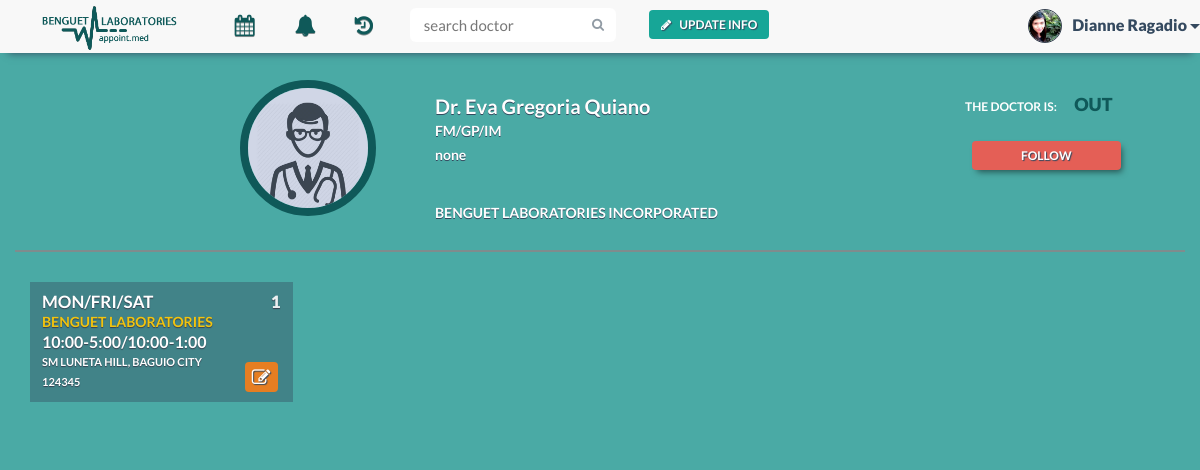
The page /doctor.php?id=6aa29f6 (signed in) on the database its author committed.
### tables this page shows
CREATE TABLE IF NOT EXISTS `patient` (
  `patient_id` varchar(30) NOT NULL,
  `patient_name` varchar(30) NOT NULL,
  `patient_contact` varchar(20) NOT NULL,
  `birthdate` date NOT NULL,
  `email` varchar(30) NOT NULL,
  `username` varchar(30) NOT NULL,
  `occupation` text,
  PRIMARY KEY (`patient_id`),
  KEY `username` (`username`)
);

CREATE TABLE IF NOT EXISTS `doctor` (
  `doctor_id` varchar(30) NOT NULL,
  `doctor_name` varchar(30) NOT NULL,
  `specialization` text NOT NULL,
  `doctor_status` enum('In','Out','Break') NOT NULL,
  `email` varchar(30) NOT NULL,
  `username` varchar(30) NOT NULL,
  PRIMARY KEY (`doctor_id`),
  KEY `username` (`username`)
);

CREATE TABLE IF NOT EXISTS `clinic_schedule` (
  `clinic_id` int(30) NOT NULL,
  `doctor_id` varchar(30) NOT NULL,
  `time` varchar(40) NOT NULL,
  `days` varchar(30) NOT NULL,
  `room_number` varchar(30) NOT NULL,
  PRIMARY KEY (`clinic_id`,`doctor_id`),
  KEY `doctor_id` (`doctor_id`)
);

CREATE TABLE IF NOT EXISTS `clinic` (
  `clinic_id` int(30) NOT NULL AUTO_INCREMENT,
  `clinic_location` varchar(200) NOT NULL,
  `clinic_name` varchar(50) NOT NULL,
  `clinic_contact` text NOT NULL,
  `doctor_id` varchar(30) NOT NULL,
  `cut_off_no` int(30) NOT NULL,
  PRIMARY KEY (`clinic_id`),
  KEY `doctor_id` (`doctor_id`)
);

### doctor.php (the view, shortened to what this page needs)
<!DOCTYPE html>
<html lang="en">
    <?php
    include 'include/head.php';
    include 'connectdatabase.php';
    ?>
    <body>
        <div class="container">
            <?php
            if (isset($_SESSION['loggedIn']) && isset($_SESSION['account_type']) && isset($_SESSION['username'])) {
                $username = $_SESSION['username'];
            }else {
                header("location: index.php");
                die();
            }
            $doctor_id = mysqli_real_escape_string($con, $_GET['id']);
            $result = mysqli_query($con, "SELECT * FROM patient WHERE username LIKE '$username'");
            $row = mysqli_fetch_array($result);
            $patient_id = $row['patient_id'];
            $patient_n = $row['patient_name'];
            $c_result = mysqli_query($con, "SELECT * FROM clinic NATURAL JOIN clinic_schedule WHERE doctor_id LIKE '$doctor_id'");
            $result = mysqli_query($con, "SELECT * FROM doctor WHERE doctor_id LIKE '$doctor_id'");
            $d_row = mysqli_fetch_array($result);
            ?>
            <?php
            include 'include/pt-nav-start.php';
            ?>
            <ul class="nav navbar-nav">
                <li class="dropdown tooltip-bottom" data-tooltip="Appointments">
                    <a href="#" class="dropdown-toggle" data-toggle="dropdown" role="button" aria-expanded="false"><i class="fa fa-calendar fa-lg"></i>Appointments<span class="caret"></span></a>
                </li>
                <li class="tooltip-bottom" data-tooltip="Notifications">
                    <a href="notifications.php">
                        <i class="fa fa-bell fa-lg">
                        </i>Notifications
                    </a>
                </li>
                <li class="dropdown tooltip-bottom" data-tooltip="History">
                    <a href="#" class="dropdown-toggle" data-toggle="dropdown" role="button" aria-expanded="false"><i class="fa fa-history fa-lg"></i>History<span class="caret"></span></a>
                </li>
                <?php
                include 'include/pt-nav-end.php';
                ?>
                <div class="container-fluid" id="doctor-info">
                    <div class="row">
                        <div class="col-xs-12 col-md-2 col-md-offset-2 doctor-photo">
                            <img class="img-responsive" src="img/profile/<?php
                                $file = "img/profile/" . $doctor_id . ".jpg";
                                if (file_exists($file)) {
                                    echo $doctor_id;
                                } else {
                                    echo 'profile';
                                }
                                ?>.jpg">
                        </div>
                        <div class="col-xs-12 col-md-5 user-md">
                            <div class="result d-info">
                                <h1>Dr. <?php echo ($d_row['doctor_name']); ?></h1>
                                <p><?php echo $d_row['specialization']; ?></p>
                                <p class="email"><?php echo $d_row['email']; ?></p>
                                <br/>
                                <p>Benguet Laboratories Incorporated</p>
                            </div>
                        </div>
                        <div class="col-xs-12 col-md-3 text-center">
                            <div class="d-info">
                                <ul>
                                    <li class="doc-status">The Doctor is: <span><?php echo($d_row['doctor_status']); ?></span></li>
                                </ul>
                            <?php
                            $sql = mysqli_query($con, "SELECT * FROM subscribe WHERE patient_id LIKE '$patient_id' AND doctor_id LIKE '$doctor_id'") or die(mysqli_error());
                            if (mysqli_num_rows($sql) == 0) {
                                echo '<form action="subscribe.php" method="post" class="subs">';
                                echo '<input type="submit" class="btn btn-default red-btn btn-noborder subscribeUnsubscribe" name="subs" value="Follow">';
                                echo '</form> ';
                            }
                            ?>
                            </div>
                        </div>
                    </div>
                </div>
                <div class="container-fluid" id="clinics">
                    <div class="row">
                        <?php
                        $count = 0;
                        while ($c_row = mysqli_fetch_array($c_result)) {
                            $count++;
                            echo '<div class="col-xs-12 col-md-3">';
                            echo '<div class="clinic-box">';
                            echo '<p class="clinic-days">' . $c_row['days'] . '<span>' . $count . '</span></p>';
                            echo '<p class="clinic-name">' . $c_row['clinic_name'] . '</p>';
                            echo '<p class="clinic-times">' . $c_row['time'] . '</p>';
                            echo '<p class="clinic-info">' . $c_row['clinic_location'] . '</p>';
                            echo '<p class="clinic-info">' . $c_row['clinic_contact'] . '</p>';
                            echo ' <button type="button" class="btn btn-default clinic create-btn btn-noborder tooltip-bottom" data-tooltip="create appointment" data-toggle="modal" data-target=".bs-example-modal-sm" data-id="' . $c_row['clinic_id'] . '">
                            <i class="fa fa-edit fa-lg"></i></button>';
                            echo '</div>';
                            echo '</div>';
                        }
                        ?>
                    </div>
                </div>
        </div>
    </body>
</html>

### include/pt-nav-end.php (shortened to what this page needs)
                <li class="nav-button navbar-right">
                    <button type="button" class="btn btn-default btn-noborder green-btn nav-modal-button" data-toggle="modal" data-target=".bs-pt-edit-profile-modal-lg" data-id="'.$appointment_id.'" data-patient-id="'.$patient_id.'">
                    <i class="fa fa-pencil"></i>Update Info</button>
                </li>
                <form class="navbar-form navbar-right" method="post" role="search" action="search.php">
                    <div class="input-group search-bar">
                        <input type="text" class="form-control" name="search" placeholder="search doctor" id="inputSearch">
                        <span class="input-group-btn">
                            <button type="submit" class="btn"><i class="fa fa-search"></i></button>
                        </span>
                    </div>
                </form>
            </ul>
            <ul class="nav navbar-nav navbar-right signedin">
                <div class="btn-group navbar-right tooltip-bottom" data-tooltip="You">
                    <button type="button" class="btn btn-default btn-lg btn-noborder dropdown-toggle" data-toggle="dropdown" aria-expanded="false">
                        <div class="signedin-photo">
                            <img src="img/profile/<?php
                            $file = "img/profile/" . $patient_id . ".jpg";
                            if (file_exists($file)) {
                                echo $patient_id;
                            } else {
                                echo 'profile_avatar';
                            }
                            ?>.jpg" class="img-responsive">
                        </div>
            <?php echo $patient_n ?>
                        <span class="caret"></span>
                    </button>
                </div>
            </ul>
        </div>
    </div>
</nav>

### css/tooltip.css (style rules this page uses)
[data-tooltip], .tooltip { position: relative; cursor: pointer; }
[data-tooltip]:before, [data-tooltip]:after, .tooltip:before, .tooltip:after { position: absolute; visibility: hidden; -ms-filter: "progid:DXImageTransform.Microsoft.Alpha(Opacity=0)"; filter: progid:DXImageTransform.Microsoft.Alpha(Opacity=0); opacity: 0; -webkit-transition: opacity 0.2s ease-in-out, visibility 0.2s ease-in-out, -webkit-transform 0.2s cubic-bezier(0.71, 1.7, 0.77, 1.24); -moz-transition: opacity 0.2s ease-in-out, visibility 0.2s ease-in-out, -moz-transform 0.2s cubic-bezier(0.71, 1.7, 0.77, 1.24); transition: opacity 0.2s ease-in-out, visibility 0.2s ease-in-out, transform 0.2s cubic-bezier(0.71, 1.7, 0.77, 1.24); -webkit-transform: translate3d(0, 0, 0); -moz-transform: translate3d(0, 0, 0); transform: translate3d(0, 0, 0); pointer-events: none; }
.tooltip:before, [data-tooltip]:before { z-index: 1001; border: 6px solid transparent; background: transparent; content: ""; }
.tooltip:after, [data-tooltip]:after { z-index: 1002; padding: 8px; min-width: 120px; background-color: #000; background-color: hsla(0, 0%, 20%, 0.9); color: #fff; content: attr(data-tooltip); font-size: 14px; line-height: 1.2; text-align: center; }
[data-tooltip]:before, [data-tooltip]:after, .tooltip:before, .tooltip:after, .tooltip-top:before, .tooltip-top:after { bottom: 100%; left: 50%; }
[data-tooltip]:before, .tooltip:before, .tooltip-top:before { margin-left: -6px; margin-bottom: -12px; border-top-color: #000; border-top-color: hsla(0, 0%, 20%, 0.9); }
[data-tooltip]:after, .tooltip:after, .tooltip-top:after { margin-left: -60px; }
.tooltip-bottom:before, .tooltip-bottom:after { top: 100%; bottom: auto; left: 50%; }
.tooltip-bottom:before { margin-top: -12px; margin-bottom: 0; border-top-color: transparent; border-bottom-color: #000; border-bottom-color: hsla(0, 0%, 20%, 0.9); }

### rows shown on the page
patient: patient_id (picture), patient_name "Dianne Ragadio"
doctor: doctor_name "Eva Gregoria Quiano", specialization "FM/GP/IM", email "none", doctor_status "OUT"
clinic_schedule: days "MON/FRI/SAT", clinic.clinic_name "BENGUET LABORATORIES", time "10:00-5:00/10:00-1:00", clinic.clinic_location "SM LUNETA HILL, BAGUIO CITY", clinic.clinic_contact "124345"
